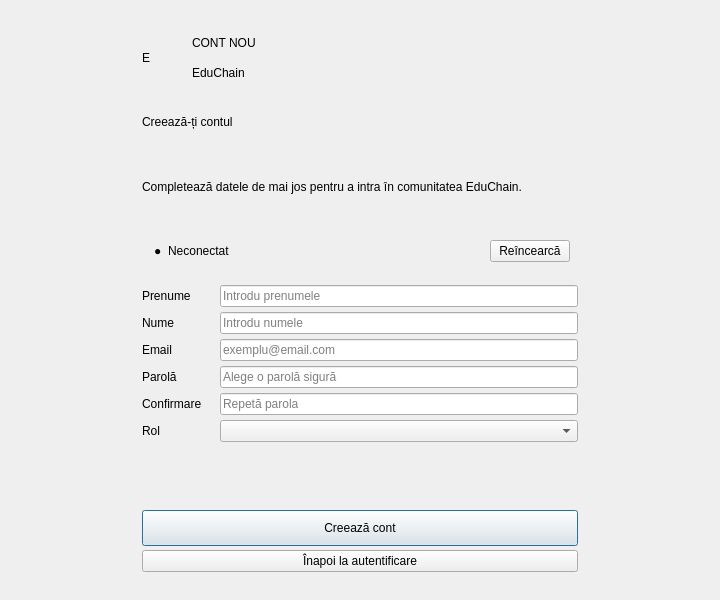
<?xml version="1.0" encoding="UTF-8"?>
<ui version="4.0">
 <class>RegisterWindow</class>
 <widget class="QDialog" name="RegisterWindow">
  <property name="minimumSize"><size><width>720</width><height>600</height></size></property>
  <property name="windowTitle"><string>EduChain - Creare cont</string></property>
  <layout class="QVBoxLayout" name="mainLayout">
   <property name="leftMargin"><number>28</number></property><property name="topMargin"><number>14</number></property><property name="rightMargin"><number>28</number></property><property name="bottomMargin"><number>14</number></property>
   <item><layout class="QHBoxLayout" name="authRowLayout">
    <item><spacer name="leftSpacer"><property name="orientation"><enum>Qt::Orientation::Horizontal</enum></property><property name="sizeHint" stdset="0"><size><width>70</width><height>20</height></size></property></spacer></item>
    <item><widget class="QFrame" name="authCard">
     <property name="minimumSize"><size><width>500</width><height>0</height></size></property>
     <property name="maximumSize"><size><width>600</width><height>680</height></size></property>
     <layout class="QVBoxLayout" name="cardLayout">
      <property name="leftMargin"><number>32</number></property><property name="topMargin"><number>14</number></property><property name="rightMargin"><number>32</number></property><property name="bottomMargin"><number>14</number></property><property name="spacing"><number>4</number></property>
      <item><layout class="QHBoxLayout" name="brandLayout">
       <item><widget class="QLabel" name="brandMarkLabel"><property name="minimumSize"><size><width>46</width><height>46</height></size></property><property name="maximumSize"><size><width>46</width><height>46</height></size></property><property name="text"><string>E</string></property></widget></item>
       <item><layout class="QVBoxLayout" name="brandTextLayout"><property name="spacing"><number>0</number></property>
        <item><widget class="QLabel" name="eyebrowLabel"><property name="text"><string>CONT NOU</string></property></widget></item>
        <item><widget class="QLabel" name="titleLabel"><property name="text"><string>EduChain</string></property></widget></item>
       </layout></item>
       <item><spacer name="brandSpacer"><property name="orientation"><enum>Qt::Orientation::Horizontal</enum></property><property name="sizeHint" stdset="0"><size><width>40</width><height>20</height></size></property></spacer></item>
      </layout></item>
      <item><widget class="QLabel" name="subtitleLabel"><property name="text"><string>Creează-ți contul</string></property></widget></item>
      <item><widget class="QLabel" name="descriptionLabel"><property name="text"><string>Completează datele de mai jos pentru a intra în comunitatea EduChain.</string></property><property name="wordWrap"><bool>true</bool></property></widget></item>
      <item><widget class="QFrame" name="statusPill"><layout class="QHBoxLayout" name="connectionLayout">
       <property name="leftMargin"><number>12</number></property><property name="topMargin"><number>5</number></property><property name="rightMargin"><number>8</number></property><property name="bottomMargin"><number>5</number></property>
       <item><widget class="QLabel" name="connectionDotLabel"><property name="text"><string>●</string></property></widget></item>
       <item><widget class="QLabel" name="connectionStatusLabel"><property name="text"><string>Neconectat</string></property></widget></item>
       <item><spacer name="connectionSpacer"><property name="orientation"><enum>Qt::Orientation::Horizontal</enum></property><property name="sizeHint" stdset="0"><size><width>20</width><height>20</height></size></property></spacer></item>
       <item><widget class="QPushButton" name="retryConnectionButton"><property name="text"><string>Reîncearcă</string></property></widget></item>
      </layout></widget></item>
      <item><layout class="QFormLayout" name="formLayout">
       <property name="fieldGrowthPolicy"><enum>QFormLayout::FieldGrowthPolicy::AllNonFixedFieldsGrow</enum></property><property name="horizontalSpacing"><number>18</number></property><property name="verticalSpacing"><number>5</number></property>
       <item row="0" column="0"><widget class="QLabel" name="firstNameLabel"><property name="text"><string>Prenume</string></property></widget></item><item row="0" column="1"><widget class="QLineEdit" name="firstNameLineEdit"><property name="placeholderText"><string>Introdu prenumele</string></property><property name="clearButtonEnabled"><bool>true</bool></property></widget></item>
       <item row="1" column="0"><widget class="QLabel" name="lastNameLabel"><property name="text"><string>Nume</string></property></widget></item><item row="1" column="1"><widget class="QLineEdit" name="lastNameLineEdit"><property name="placeholderText"><string>Introdu numele</string></property><property name="clearButtonEnabled"><bool>true</bool></property></widget></item>
       <item row="2" column="0"><widget class="QLabel" name="emailLabel"><property name="text"><string>Email</string></property></widget></item><item row="2" column="1"><widget class="QLineEdit" name="emailLineEdit"><property name="placeholderText"><string>exemplu@email.com</string></property><property name="clearButtonEnabled"><bool>true</bool></property></widget></item>
       <item row="3" column="0"><widget class="QLabel" name="passwordLabel"><property name="text"><string>Parolă</string></property></widget></item><item row="3" column="1"><widget class="QLineEdit" name="passwordLineEdit"><property name="placeholderText"><string>Alege o parolă sigură</string></property><property name="echoMode"><enum>QLineEdit::EchoMode::Password</enum></property></widget></item>
       <item row="4" column="0"><widget class="QLabel" name="confirmPasswordLabel"><property name="text"><string>Confirmare</string></property></widget></item><item row="4" column="1"><widget class="QLineEdit" name="confirmPasswordLineEdit"><property name="placeholderText"><string>Repetă parola</string></property><property name="echoMode"><enum>QLineEdit::EchoMode::Password</enum></property></widget></item>
       <item row="5" column="0"><widget class="QLabel" name="roleLabel"><property name="text"><string>Rol</string></property></widget></item><item row="5" column="1"><widget class="QComboBox" name="roleComboBox"/></item>
      </layout></item>
      <item><widget class="QLabel" name="statusLabel"><property name="minimumSize"><size><width>0</width><height>16</height></size></property><property name="text"><string/></property><property name="wordWrap"><bool>true</bool></property></widget></item>
      <item><widget class="QPushButton" name="registerButton"><property name="styleRole" stdset="0"><string>primary</string></property><property name="minimumSize"><size><width>0</width><height>36</height></size></property><property name="text"><string>Creează cont</string></property><property name="default"><bool>true</bool></property></widget></item>
      <item><widget class="QPushButton" name="backButton"><property name="text"><string>Înapoi la autentificare</string></property></widget></item>
     </layout>
    </widget></item>
    <item><spacer name="rightSpacer"><property name="orientation"><enum>Qt::Orientation::Horizontal</enum></property><property name="sizeHint" stdset="0"><size><width>70</width><height>20</height></size></property></spacer></item>
   </layout></item>
  </layout>
 </widget>
 <resources/><connections/>
</ui>
